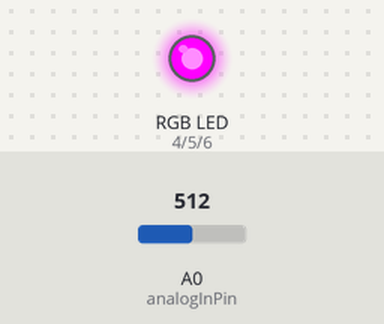
Simulated run of this sketch. Board: Arduino Uno, built with avr-gcc and run on an emulated ATmega328P. Parts: an RGB LED mixed from three pins (HIGH = lit). The inputs (shaded band) are chosen by the test bench; at power-on: A0 (analogInPin) = 512. Dim RGB values are drawn brighter than linear.

Above: at 3.8 s.
3.9 s: A0 (analogInPin) set to 587
At 5.7 s:
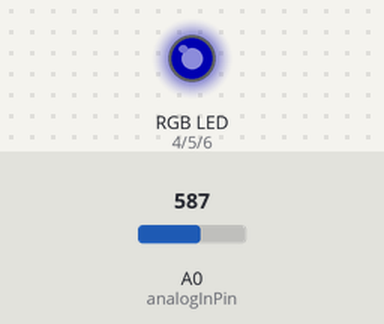
7.8 s: A0 (analogInPin) set to 613
At 9.3 s:
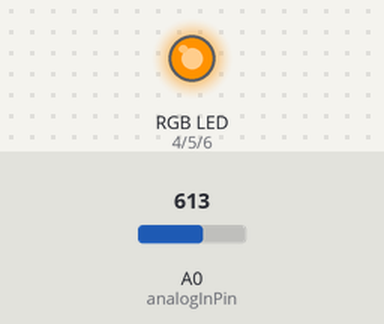
Timing chart, 0 to 10.8 s (numbered marks = the images above; inputs shaded):
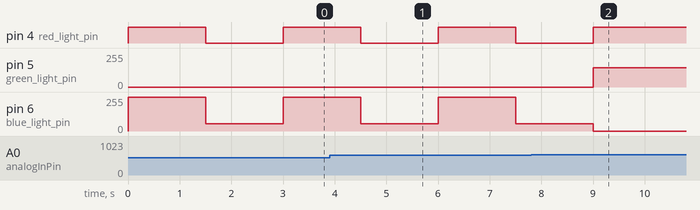

The sketch:

RGBLed.ino
```cpp
int red_light_pin = 4;
int green_light_pin = 5;
int blue_light_pin = 6;

const int analogInPin = A0;
int sensorValue = 0;
int i = 0;

void setup() {
  pinMode(red_light_pin, OUTPUT);
  pinMode(green_light_pin, OUTPUT);
  pinMode(blue_light_pin, OUTPUT);
}

void loop() {

  sensorValue = analogRead(analogInPin);

  if (sensorValue < 600) {

    RGB_color(255, 0, 255);
    delay(1500);
    RGB_color(55, 0, 55);
    delay(1500);
  }

  else {
    RGB_color(231, 146, 0);
    delay(100);
  }


}

void RGB_color(int red_light_value, int green_light_value, int blue_light_value)
{
  analogWrite(red_light_pin, red_light_value);
  analogWrite(green_light_pin, green_light_value);
  analogWrite(blue_light_pin, blue_light_value);
}
```

Measured:
- the behaviour switches between 599 and 600 on A0 (analogInPin) (found by bisection; images 1 and 2)
- after the input at 7.8 s, pin 4 (red_light_pin): goes on until 9.0 s, then stays HIGH; pin 5 (green_light_pin): 0/255 → 146/255 after 1.2 s
